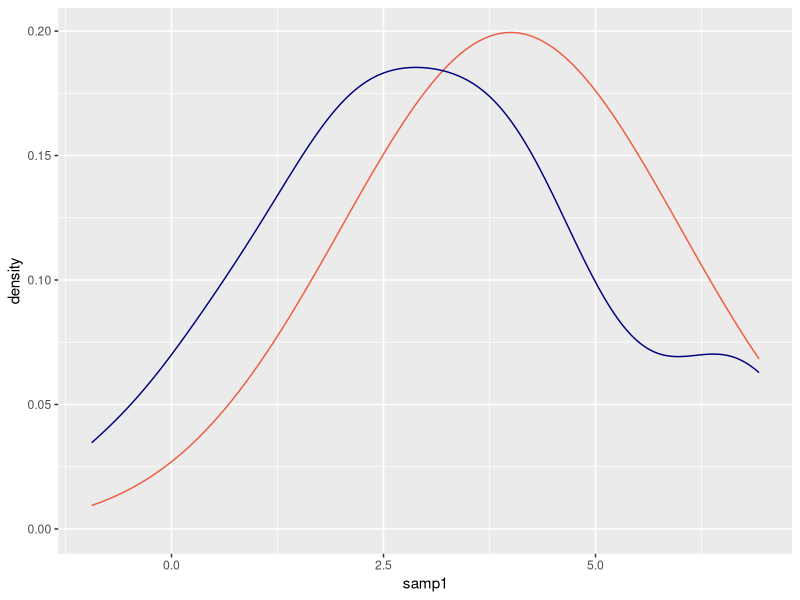
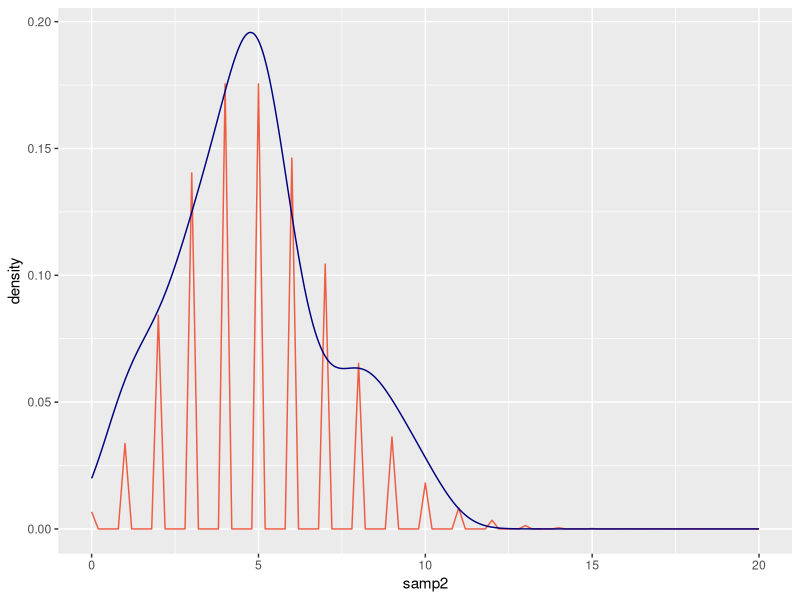
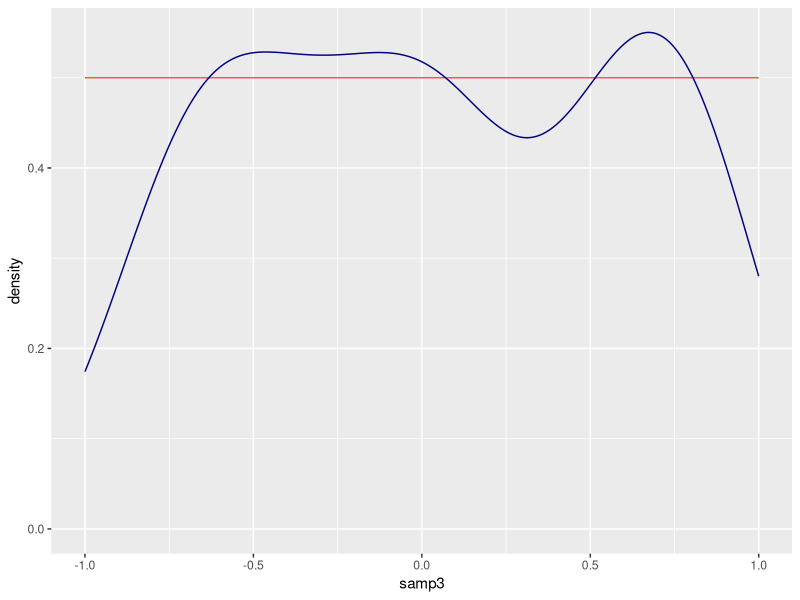
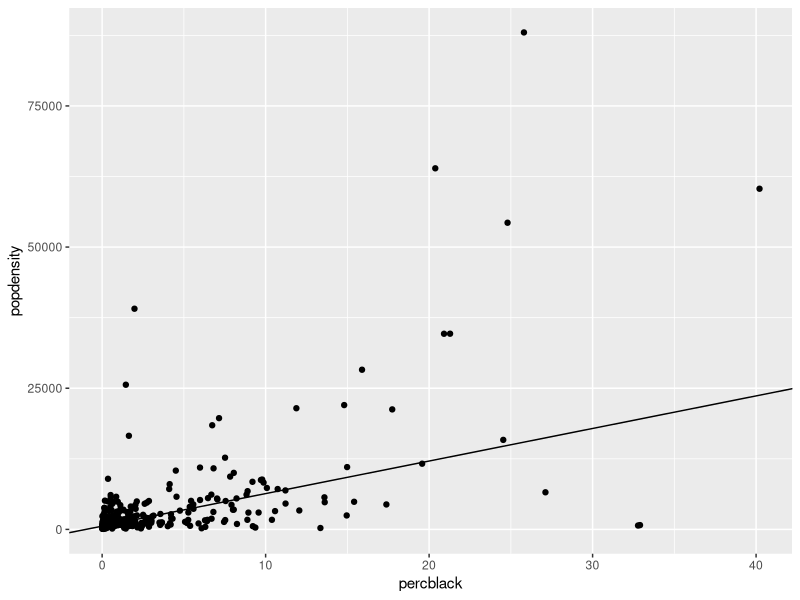
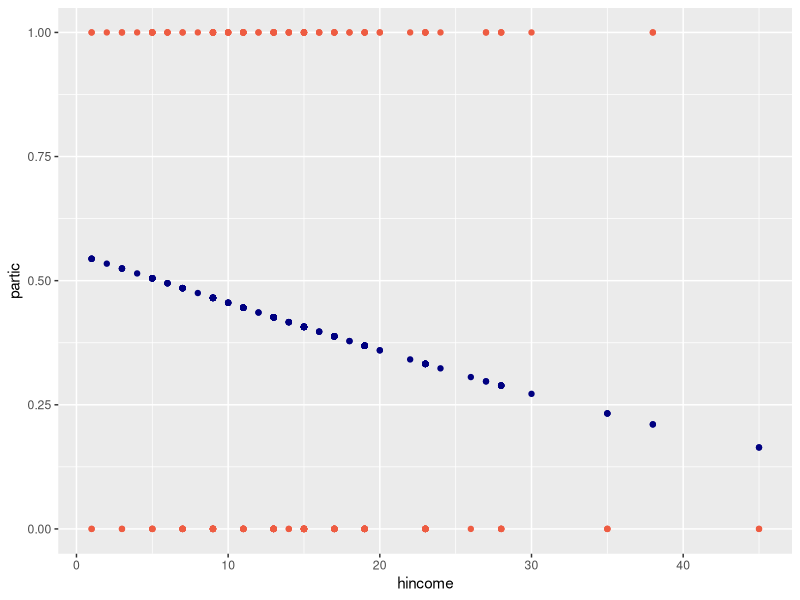

Recreate these plots in R, in order.
library(tidyverse)
library(car)

# 1.1
lost_numbers <- c(4, 8, 15, 16, 23, 42)

# 1.2
mean(lost_numbers)

# 1.3
# N/A

# 1.4
# N/A

# 1.5
median(lost_numbers)

# 1.6
sd(lost_numbers)

# 1.7
quantile(lost_numbers, .05)

# 1.8
quantile(lost_numbers, c(.025, .975))

# 1.9
lost_numbers_miss <- c(4, 8, 15, NA, 23, 42)

# 1.10
mean(lost_numbers_miss)

# 1.11
median(lost_numbers_miss)

# 1.12
mean(lost_numbers_miss, na.rm = T)

# 1.13
median(lost_numbers_miss, na.rm = T)

# 1.14
matrix_example <- matrix(c(1, 72, 23, 4), 2, 2, byrow = T)

# 1.15
colMeans(matrix_example)

# 1.16
# N/A

# 1.17
# N/A

# 1.18
rowMeans(matrix_example)

# 1.19
# N/A

# 1.20
# N/A

# 1.21
mean(matrix_example)

# 1.22
sd(matrix_example)

# 1.23
median(matrix_example)

# 1.24
vals <- c(4, 3, 2, 2, 3, 4, 5, 6, 7, 10)

# 1.25
table(vals)

# 1.26
# N/A

# 1.27
# N/A

# 2.1
ran1 <- 1:10

# 2.2
sample(ran1, 25, replace = T)

# 2.3
sample(ran1, 5, replace = F)

# 2.4
# N/A

# 2.5
samp1 <- rnorm(25, 4, 2)

# 2.6
ggplot() +
    stat_function(fun = dnorm, args = list(mean = 4, sd = 2), color = 'tomato2') +
    geom_density(aes(x = samp1), color = 'navyblue')

# 2.7
# N/A

# 2.8
samp2 <- rpois(100, 5)

# 2.9
ggplot() +
    stat_function(fun = dpois, args = list(lambda = 5), color = 'tomato2') +
    geom_density(aes(x = samp2), color = 'navyblue') + 
    xlim(0, 20)

# 2.10
# N/A

# 2.11
samp3 <- runif(100, -1, 1)

# 2.12
ggplot() +
    stat_function(fun = dunif, args = list(min = -1, max = 1), color = 'tomato2') +
    geom_density(aes(x = samp3), color = 'navyblue') + 
    xlim(-1, 1)

# 2.13
dpois(4, 5)

# 2.14
pnorm(4, 4, 2)

# 3.1
midwest_dem_dat <- midwest

# 3.2
midwest_dem_dat <- select(midwest_dem_dat, popdensity, percblack)

# 3.3
m1 <- lm(popdensity ~ percblack, midwest_dem_dat)

# 3.4
# N/A

# 3.5
# N/A

# 3.6
coef(m1)

# 3.7
ggplot(midwest_dem_dat) +
    geom_point(aes(x = percblack, y = popdensity)) +
    geom_abline(aes(intercept = coef(m1)[1], slope = coef(m1)[1]))

# 3.8
# N/A

# 3.9
predict(m1)

# 3.10
residuals(m1)

# 3.11
confint(m1)

# 3.12
summary(m1)$r.squared

# 3.13
summary(m1)$adj.r.squared

# 3.14
vcov(m1)

# 3.15
summary(m1)

# 3.16
summary(m1)[["coefficients"]][, "t value"]

# 3.17
summary(m1)[["coefficients"]][, "Pr(>|t|)"]

# 3.18
women_workforce <- Womenlf

# 3.19
women_workforce <- select(women_workforce, partic, hincome)

# 3.20
women_workforce$partic <- sapply(women_workforce$partic, function(x) ifelse(x == "not.work", 0, 1))

# 3.21
summary(women_workforce)

# 3.22
m2 <- glm(partic ~ hincome, women_workforce, family = binomial(link = "probit"))

# 3.23
ggplot(women_workforce) +
    geom_point(aes(x = hincome, y = partic), color = 'tomato2') +
    geom_point(aes(x = women_workforce$hincome, pnorm(predict(m2))), color = 'navyblue')

# 3.24
m3 <- glm(partic ~ hincome, women_workforce, family = binomial(link = "logit"))

# 3.25
coef(m2)

# 3.26
# N/A

# 3.27
pnorm(predict(m2))

# 3.28
logLik(m2)

# 3.29
# N/A

# 3.30
AIC(m2)

# 3.31
BIC(m2)

# 3.32
deviance(m2)
